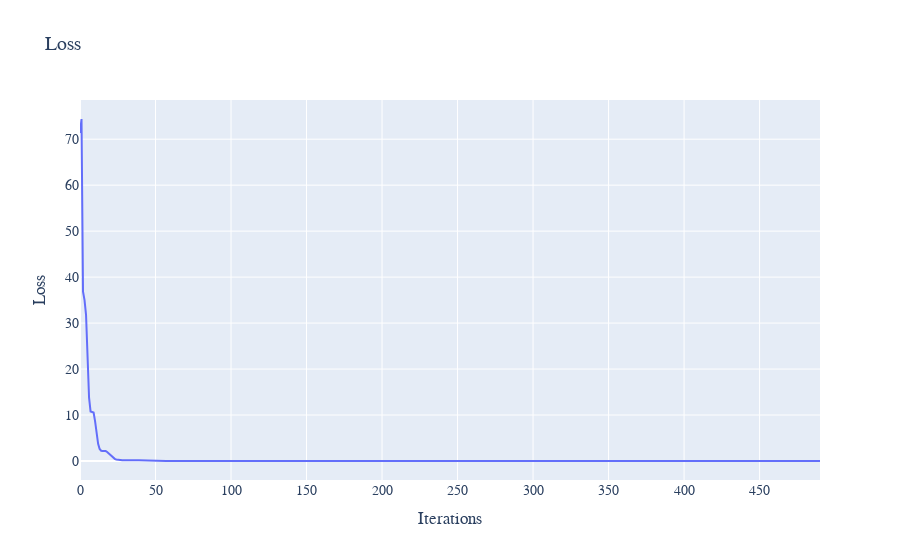

The cell this chart's notebook holds for it:
### Code cell
POiSSON_MODEL_CONFIG = {
    "hidden_dim": 256,
    "learning_rate": 5e-3,
    "loss_weights": (1, 500),
    "sampling_method": "uniform",
    "lr_decay": 0.98,
    "network_type": "FF",
    "optimiser": "Adam",
     "method": "Ritz"
}
eq = POISSON()
model = POiSSON_MODEL_CONFIG
solver = DeepPDESolver(model, eq)
losses = list(solver.train(500))
plot_losses(losses)

### Figure 1 — Plotly figure (JSON) as saved in the notebook; plotly's stock layout.template omitted (floating-point values rounded to 4 significant figures; data arrays with more than 128 entries replaced by an {"elided": "..."} marker saying what was removed)
{"data": [{"mode": "lines", "name": "Error at x=0.1", "type": "scatter", "x": {"elided": "491 int values"}, "xaxis": "x", "y": {"elided": "491 float values"}, "yaxis": "y"}], "layout": {"font": {"family": "Courier New, monospace", "size": 14}, "title": {"text": "Loss"}, "xaxis": {"anchor": "y", "domain": [0, 1], "title": {"text": "Iterations"}}, "yaxis": {"anchor": "x", "domain": [0, 1], "title": {"text": "Loss"}}}}
